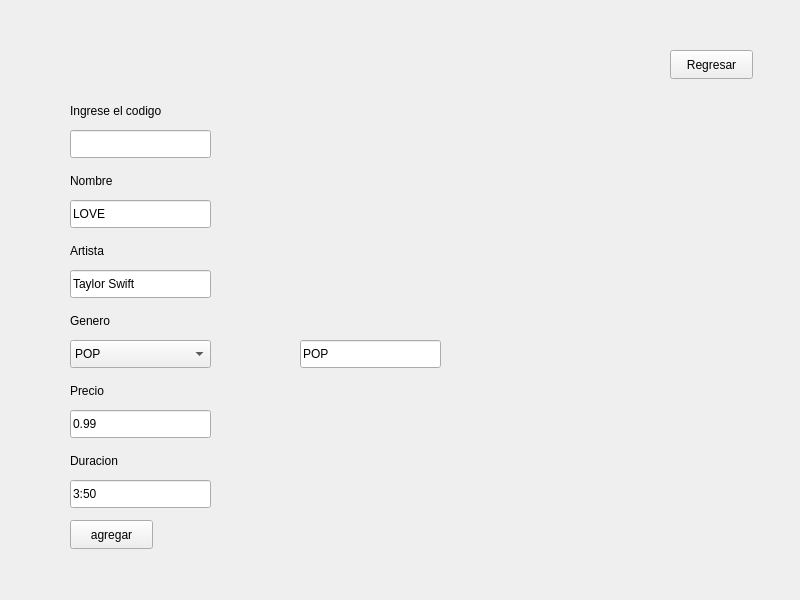
<?xml version="1.0" encoding="UTF-8"?>
<ui version="4.0">
 <class>MainWindow</class>
 <widget class="QMainWindow" name="MainWindow">
  <property name="geometry">
   <rect>
    <x>0</x>
    <y>0</y>
    <width>800</width>
    <height>600</height>
   </rect>
  </property>
  <property name="windowTitle">
   <string>MainWindow</string>
  </property>
  <widget class="QWidget" name="centralwidget">
   <widget class="QStackedWidget" name="stackedWidget">
    <property name="geometry">
     <rect>
      <x>10</x>
      <y>20</y>
      <width>761</width>
      <height>551</height>
     </rect>
    </property>
    <property name="currentIndex">
     <number>5</number>
    </property>
    <widget class="QWidget" name="page_6">
     <widget class="QLineEdit" name="lineEdit_info_code">
      <property name="geometry">
       <rect>
        <x>90</x>
        <y>160</y>
        <width>113</width>
        <height>28</height>
       </rect>
      </property>
     </widget>
     <widget class="QTextEdit" name="textEdit_infoSong">
      <property name="geometry">
       <rect>
        <x>90</x>
        <y>230</y>
        <width>561</width>
        <height>191</height>
       </rect>
      </property>
     </widget>
     <widget class="QLabel" name="label_11">
      <property name="geometry">
       <rect>
        <x>90</x>
        <y>130</y>
        <width>63</width>
        <height>20</height>
       </rect>
      </property>
      <property name="text">
       <string>Codigo</string>
      </property>
     </widget>
     <widget class="QLabel" name="label_12">
      <property name="geometry">
       <rect>
        <x>90</x>
        <y>200</y>
        <width>63</width>
        <height>20</height>
       </rect>
      </property>
      <property name="text">
       <string>Datos:</string>
      </property>
     </widget>
     <widget class="QPushButton" name="return_B_3">
      <property name="geometry">
       <rect>
        <x>330</x>
        <y>440</y>
        <width>83</width>
        <height>29</height>
       </rect>
      </property>
      <property name="text">
       <string>Regresar</string>
      </property>
     </widget>
     <widget class="QPushButton" name="infoSong_Button">
      <property name="geometry">
       <rect>
        <x>570</x>
        <y>190</y>
        <width>83</width>
        <height>29</height>
       </rect>
      </property>
      <property name="text">
       <string>Buscar</string>
      </property>
     </widget>
    </widget>
    <widget class="QWidget" name="page_5">
     <widget class="QPlainTextEdit" name="plainTextEdit">
      <property name="geometry">
       <rect>
        <x>80</x>
        <y>190</y>
        <width>601</width>
        <height>241</height>
       </rect>
      </property>
     </widget>
     <widget class="QLabel" name="label_10">
      <property name="geometry">
       <rect>
        <x>80</x>
        <y>160</y>
        <width>101</width>
        <height>20</height>
       </rect>
      </property>
      <property name="text">
       <string>Canciones</string>
      </property>
     </widget>
     <widget class="QPushButton" name="pushButton_2">
      <property name="geometry">
       <rect>
        <x>590</x>
        <y>150</y>
        <width>83</width>
        <height>29</height>
       </rect>
      </property>
      <property name="text">
       <string>Actualizar</string>
      </property>
     </widget>
     <widget class="QPushButton" name="return_B_2">
      <property name="geometry">
       <rect>
        <x>340</x>
        <y>440</y>
        <width>83</width>
        <height>29</height>
       </rect>
      </property>
      <property name="text">
       <string>Regresar</string>
      </property>
     </widget>
    </widget>
    <widget class="QWidget" name="page_4">
     <widget class="QLabel" name="label_8">
      <property name="geometry">
       <rect>
        <x>170</x>
        <y>190</y>
        <width>63</width>
        <height>20</height>
       </rect>
      </property>
      <property name="text">
       <string>Codigo</string>
      </property>
     </widget>
     <widget class="QLineEdit" name="lineEdit_code_dowload">
      <property name="geometry">
       <rect>
        <x>240</x>
        <y>190</y>
        <width>113</width>
        <height>28</height>
       </rect>
      </property>
     </widget>
     <widget class="QTextEdit" name="dowload_text">
      <property name="geometry">
       <rect>
        <x>130</x>
        <y>230</y>
        <width>471</width>
        <height>191</height>
       </rect>
      </property>
     </widget>
     <widget class="QLabel" name="label_9">
      <property name="geometry">
       <rect>
        <x>320</x>
        <y>100</y>
        <width>71</width>
        <height>20</height>
       </rect>
      </property>
      <property name="text">
       <string>Descargas:</string>
      </property>
     </widget>
     <widget class="QPushButton" name="dowload_Button_2">
      <property name="geometry">
       <rect>
        <x>130</x>
        <y>440</y>
        <width>181</width>
        <height>29</height>
       </rect>
      </property>
      <property name="text">
       <string>Descargar</string>
      </property>
     </widget>
     <widget class="QPushButton" name="return_B_6">
      <property name="geometry">
       <rect>
        <x>320</x>
        <y>440</y>
        <width>83</width>
        <height>29</height>
       </rect>
      </property>
      <property name="text">
       <string>Regresar</string>
      </property>
     </widget>
     <widget class="QLineEdit" name="lineEdit_cliente_dowload">
      <property name="geometry">
       <rect>
        <x>440</x>
        <y>190</y>
        <width>113</width>
        <height>28</height>
       </rect>
      </property>
     </widget>
     <widget class="QLabel" name="label_14">
      <property name="geometry">
       <rect>
        <x>370</x>
        <y>190</y>
        <width>63</width>
        <height>20</height>
       </rect>
      </property>
      <property name="text">
       <string>Cliente</string>
      </property>
     </widget>
    </widget>
    <widget class="QWidget" name="page_3">
     <widget class="QPushButton" name="review_Botton">
      <property name="geometry">
       <rect>
        <x>80</x>
        <y>260</y>
        <width>83</width>
        <height>29</height>
       </rect>
      </property>
      <property name="text">
       <string>Calificar</string>
      </property>
     </widget>
     <widget class="QLabel" name="label_6">
      <property name="geometry">
       <rect>
        <x>80</x>
        <y>70</y>
        <width>191</width>
        <height>21</height>
       </rect>
      </property>
      <property name="text">
       <string>Codigo</string>
      </property>
     </widget>
     <widget class="QLineEdit" name="lineEdit_codigo_R">
      <property name="geometry">
       <rect>
        <x>80</x>
        <y>100</y>
        <width>141</width>
        <height>28</height>
       </rect>
      </property>
      <property name="text">
       <string>0</string>
      </property>
     </widget>
     <widget class="QWidget" name="horizontalLayoutWidget">
      <property name="geometry">
       <rect>
        <x>80</x>
        <y>170</y>
        <width>381</width>
        <height>80</height>
       </rect>
      </property>
      <layout class="QHBoxLayout" name="horizontalLayout">
       <item>
        <widget class="QRadioButton" name="radioButton_0">
         <property name="text">
          <string>0</string>
         </property>
        </widget>
       </item>
       <item>
        <widget class="QRadioButton" name="radioButton_1">
         <property name="text">
          <string>1</string>
         </property>
        </widget>
       </item>
       <item>
        <widget class="QRadioButton" name="radioButton_2">
         <property name="text">
          <string>2</string>
         </property>
        </widget>
       </item>
       <item>
        <widget class="QRadioButton" name="radioButton_3">
         <property name="text">
          <string>3</string>
         </property>
        </widget>
       </item>
       <item>
        <widget class="QRadioButton" name="radioButton_4">
         <property name="text">
          <string>4</string>
         </property>
        </widget>
       </item>
       <item>
        <widget class="QRadioButton" name="radioButton_5">
         <property name="text">
          <string>5</string>
         </property>
        </widget>
       </item>
      </layout>
     </widget>
     <widget class="QLabel" name="label_7">
      <property name="geometry">
       <rect>
        <x>80</x>
        <y>140</y>
        <width>171</width>
        <height>20</height>
       </rect>
      </property>
      <property name="text">
       <string>Calificacionn de estrellas</string>
      </property>
     </widget>
     <widget class="QPushButton" name="return_B_5">
      <property name="geometry">
       <rect>
        <x>640</x>
        <y>50</y>
        <width>83</width>
        <height>29</height>
       </rect>
      </property>
      <property name="text">
       <string>Regresar</string>
      </property>
     </widget>
    </widget>
    <widget class="QWidget" name="page">
     <widget class="QPushButton" name="return_B_1">
      <property name="geometry">
       <rect>
        <x>580</x>
        <y>420</y>
        <width>83</width>
        <height>29</height>
       </rect>
      </property>
      <property name="text">
       <string>Regresar</string>
      </property>
     </widget>
     <widget class="QPushButton" name="exit_Button">
      <property name="geometry">
       <rect>
        <x>230</x>
        <y>370</y>
        <width>179</width>
        <height>29</height>
       </rect>
      </property>
      <property name="text">
       <string>Exit</string>
      </property>
     </widget>
     <widget class="QPushButton" name="add_Button">
      <property name="geometry">
       <rect>
        <x>230</x>
        <y>120</y>
        <width>179</width>
        <height>29</height>
       </rect>
      </property>
      <property name="text">
       <string>Add Song</string>
      </property>
     </widget>
     <widget class="QPushButton" name="info_Button">
      <property name="geometry">
       <rect>
        <x>230</x>
        <y>310</y>
        <width>179</width>
        <height>29</height>
       </rect>
      </property>
      <property name="text">
       <string>Info Song</string>
      </property>
     </widget>
     <widget class="QPushButton" name="review_Button">
      <property name="geometry">
       <rect>
        <x>230</x>
        <y>170</y>
        <width>179</width>
        <height>29</height>
       </rect>
      </property>
      <property name="text">
       <string>Review Song</string>
      </property>
     </widget>
     <widget class="QPushButton" name="song_Button">
      <property name="geometry">
       <rect>
        <x>230</x>
        <y>260</y>
        <width>179</width>
        <height>29</height>
       </rect>
      </property>
      <property name="text">
       <string>Songs</string>
      </property>
     </widget>
     <widget class="QPushButton" name="dowload_Button">
      <property name="geometry">
       <rect>
        <x>230</x>
        <y>210</y>
        <width>179</width>
        <height>29</height>
       </rect>
      </property>
      <property name="text">
       <string>Dowload </string>
      </property>
     </widget>
    </widget>
    <widget class="QWidget" name="page_2">
     <widget class="QLabel" name="label">
      <property name="geometry">
       <rect>
        <x>60</x>
        <y>80</y>
        <width>191</width>
        <height>21</height>
       </rect>
      </property>
      <property name="text">
       <string>Ingrese el codigo </string>
      </property>
     </widget>
     <widget class="QLineEdit" name="lineEdit_codigo">
      <property name="geometry">
       <rect>
        <x>60</x>
        <y>110</y>
        <width>141</width>
        <height>28</height>
       </rect>
      </property>
     </widget>
     <widget class="QPushButton" name="add_Button_2">
      <property name="geometry">
       <rect>
        <x>60</x>
        <y>500</y>
        <width>83</width>
        <height>29</height>
       </rect>
      </property>
      <property name="text">
       <string>agregar</string>
      </property>
     </widget>
     <widget class="QLineEdit" name="lineEdit_nombre">
      <property name="geometry">
       <rect>
        <x>60</x>
        <y>180</y>
        <width>141</width>
        <height>28</height>
       </rect>
      </property>
      <property name="text">
       <string>LOVE</string>
      </property>
     </widget>
     <widget class="QLabel" name="label_2">
      <property name="geometry">
       <rect>
        <x>60</x>
        <y>150</y>
        <width>191</width>
        <height>21</height>
       </rect>
      </property>
      <property name="text">
       <string>Nombre</string>
      </property>
     </widget>
     <widget class="QLabel" name="label_3">
      <property name="geometry">
       <rect>
        <x>60</x>
        <y>220</y>
        <width>191</width>
        <height>21</height>
       </rect>
      </property>
      <property name="text">
       <string>Artista</string>
      </property>
     </widget>
     <widget class="QLineEdit" name="lineEdit_Artista">
      <property name="geometry">
       <rect>
        <x>60</x>
        <y>250</y>
        <width>141</width>
        <height>28</height>
       </rect>
      </property>
      <property name="text">
       <string>Taylor Swift</string>
      </property>
     </widget>
     <widget class="QLineEdit" name="lineEdit_genero">
      <property name="geometry">
       <rect>
        <x>290</x>
        <y>320</y>
        <width>141</width>
        <height>28</height>
       </rect>
      </property>
      <property name="text">
       <string>POP</string>
      </property>
     </widget>
     <widget class="QLabel" name="label_4">
      <property name="geometry">
       <rect>
        <x>60</x>
        <y>290</y>
        <width>191</width>
        <height>21</height>
       </rect>
      </property>
      <property name="text">
       <string>Genero</string>
      </property>
     </widget>
     <widget class="QLabel" name="label_5">
      <property name="geometry">
       <rect>
        <x>60</x>
        <y>360</y>
        <width>191</width>
        <height>21</height>
       </rect>
      </property>
      <property name="text">
       <string>Precio</string>
      </property>
     </widget>
     <widget class="QLineEdit" name="lineEdit_precio">
      <property name="geometry">
       <rect>
        <x>60</x>
        <y>390</y>
        <width>141</width>
        <height>28</height>
       </rect>
      </property>
      <property name="text">
       <string>0.99</string>
      </property>
     </widget>
     <widget class="QPushButton" name="return_B_4">
      <property name="geometry">
       <rect>
        <x>660</x>
        <y>30</y>
        <width>83</width>
        <height>29</height>
       </rect>
      </property>
      <property name="text">
       <string>Regresar</string>
      </property>
     </widget>
     <widget class="QLineEdit" name="lineEdit_duracion">
      <property name="geometry">
       <rect>
        <x>60</x>
        <y>460</y>
        <width>141</width>
        <height>28</height>
       </rect>
      </property>
      <property name="text">
       <string>3:50</string>
      </property>
     </widget>
     <widget class="QLabel" name="label_13">
      <property name="geometry">
       <rect>
        <x>60</x>
        <y>430</y>
        <width>191</width>
        <height>21</height>
       </rect>
      </property>
      <property name="text">
       <string>Duracion</string>
      </property>
     </widget>
     <widget class="QComboBox" name="comboBox">
      <property name="geometry">
       <rect>
        <x>60</x>
        <y>320</y>
        <width>141</width>
        <height>28</height>
       </rect>
      </property>
      <item>
       <property name="text">
        <string>POP</string>
       </property>
      </item>
      <item>
       <property name="text">
        <string>ROCK</string>
       </property>
      </item>
      <item>
       <property name="text">
        <string>RAP</string>
       </property>
      </item>
      <item>
       <property name="text">
        <string>DANCE</string>
       </property>
      </item>
      <item>
       <property name="text">
        <string>REGGAE</string>
       </property>
      </item>
      <item>
       <property name="text">
        <string>ELECTRONICA</string>
       </property>
      </item>
      <item>
       <property name="text">
        <string>RANCHERA</string>
       </property>
      </item>
     </widget>
    </widget>
   </widget>
  </widget>
 </widget>
 <resources/>
 <connections/>
</ui>
